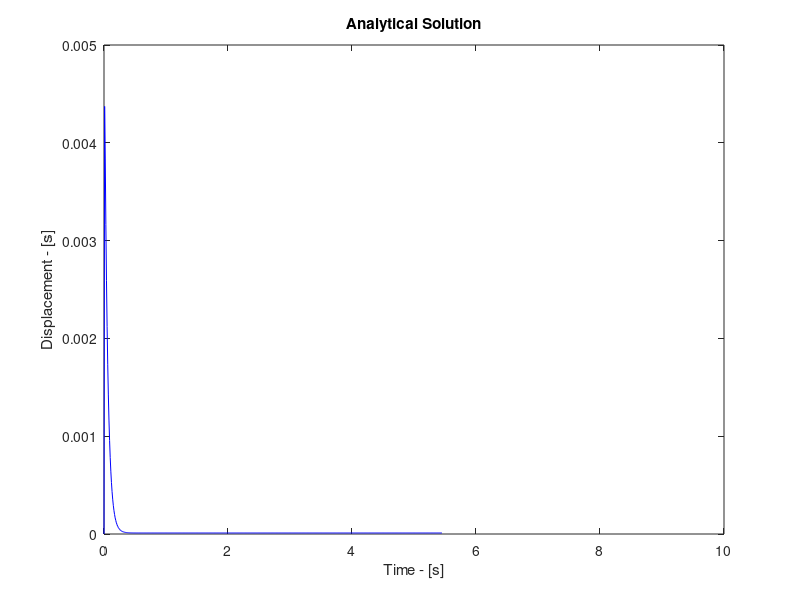

The MATLAB script that drew this image: (Note: this script raises an error after producing the figure.)
clear all
clc

% Analytical Solution

t = 0:0.01:10;

m = 2; c = 4; k1 = 100; k2 = 50; 

z = c/m;

wn = (k1+k2)/m;
sz = sqrt(1-z^2);
phi = atan(sz/z);

ex = exp(-z*wn.*t);
s1 = sin(wn*sz.*t + phi);
s2 = sin(wn*sz.*t);

d1 = k1*wn^2/m;
d2 = z*wn^2;

x = 3.*(1-ex.*s1/sz)/d1 + 3.*(wn.*ex.*s2)/(d2*sz);

plot(t,x,'b')
xlabel('Time - [s]')
ylabel('Displacement - [s]')
title('Analytical Solution')
pause;

% Transfer Function Solution

num = [c,k1];
den = [m,c,k1+k2];

T = tf(num,den);
opt = stepDataOptions('StepAmplitude',3);
[xsim, t] = step(T,t,opt);
plot(t,xsim,'k')
xlabel('Time - [s]')
ylabel('Displacement - [m]')
title('Simulation Solution')
pause;

% Solution Comparison

plot(t,x,'b',t,xsim,'k')
xlabel('Time - [s]')
ylabel('Displacement - [m]')
title('Solution Comparison')
legend('Analytical Solution','Simulation Solution')
pause;
